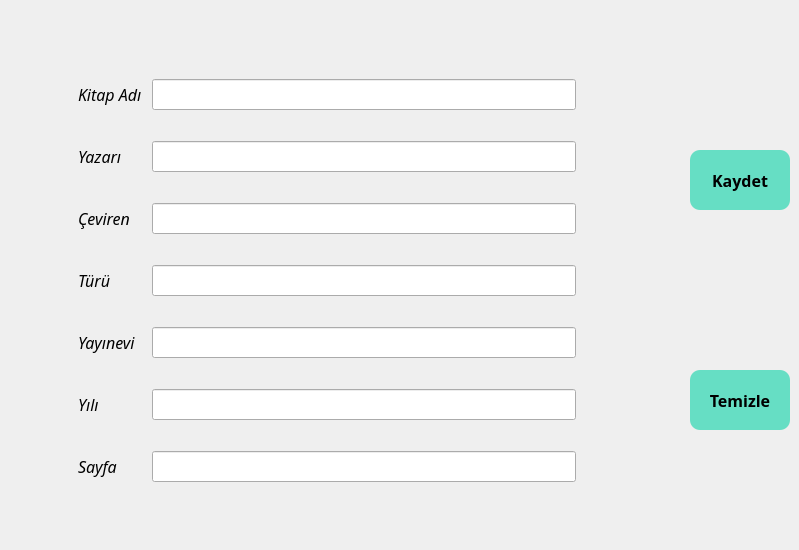
          <widget class="QWidget" name="tab_3_1">
           <property name="toolTipDuration">
            <number>-8</number>
           </property>
           <attribute name="title">
            <string>Kayıt Ekleme</string>
           </attribute>
           <widget class="QWidget" name="formLayoutWidget">
            <property name="geometry">
             <rect>
              <x>70</x>
              <y>20</y>
              <width>511</width>
              <height>521</height>
             </rect>
            </property>
            <layout class="QFormLayout" name="formLayout">
             <property name="formAlignment">
              <set>Qt::AlignLeading|Qt::AlignLeft|Qt::AlignVCenter</set>
             </property>
             <property name="horizontalSpacing">
              <number>10</number>
             </property>
             <property name="verticalSpacing">
              <number>31</number>
             </property>
             <property name="leftMargin">
              <number>8</number>
             </property>
             <property name="rightMargin">
              <number>5</number>
             </property>
             <item row="1" column="0">
              <widget class="QLabel" name="label_2">
               <property name="font">
                <font>
                 <family>Monotype Corsiva</family>
                 <pointsize>12</pointsize>
                 <italic>true</italic>
                </font>
               </property>
               <property name="text">
                <string>Kitap Adı</string>
               </property>
              </widget>
             </item>
             <item row="1" column="1">
              <widget class="QLineEdit" name="lineEdit_3_1_adi">
               <property name="font">
                <font>
                 <family>Monotype Corsiva</family>
                 <pointsize>12</pointsize>
                 <italic>true</italic>
                </font>
               </property>
              </widget>
             </item>
             <item row="2" column="0">
              <widget class="QLabel" name="label_3">
               <property name="font">
                <font>
                 <family>Monotype Corsiva</family>
                 <pointsize>12</pointsize>
                 <italic>true</italic>
                </font>
               </property>
               <property name="text">
                <string>Yazarı</string>
               </property>
              </widget>
             </item>
             <item row="2" column="1">
              <widget class="QLineEdit" name="lineEdit_3_1_yazari">
               <property name="font">
                <font>
                 <family>Monotype Corsiva</family>
                 <pointsize>12</pointsize>
                 <italic>true</italic>
                </font>
               </property>
              </widget>
             </item>
             <item row="3" column="0">
              <widget class="QLabel" name="label_4">
               <property name="font">
                <font>
                 <family>Monotype Corsiva</family>
                 <pointsize>12</pointsize>
                 <italic>true</italic>
                </font>
               </property>
               <property name="text">
                <string>Çeviren</string>
               </property>
              </widget>
             </item>
             <item row="4" column="0">
              <widget class="QLabel" name="label_5">
               <property name="font">
                <font>
                 <family>Monotype Corsiva</family>
                 <pointsize>12</pointsize>
                 <italic>true</italic>
                </font>
               </property>
               <property name="text">
                <string>Türü</string>
               </property>
              </widget>
             </item>
             <item row="5" column="0">
              <widget class="QLabel" name="label_6">
               <property name="font">
                <font>
                 <family>Monotype Corsiva</family>
                 <pointsize>12</pointsize>
                 <italic>true</italic>
                </font>
               </property>
               <property name="text">
                <string>Yayınevi</string>
               </property>
              </widget>
             </item>
             <item row="6" column="0">
              <widget class="QLabel" name="label_7">
               <property name="font">
                <font>
                 <family>Monotype Corsiva</family>
                 <pointsize>12</pointsize>
                 <italic>true</italic>
                </font>
               </property>
               <property name="text">
                <string>Yılı</string>
               </property>
              </widget>
             </item>
             <item row="7" column="0">
              <widget class="QLabel" name="label_8">
               <property name="font">
                <font>
                 <family>Monotype Corsiva</family>
                 <pointsize>12</pointsize>
                 <italic>true</italic>
                </font>
               </property>
               <property name="text">
                <string>Sayfa</string>
               </property>
              </widget>
             </item>
             <item row="3" column="1">
              <widget class="QLineEdit" name="lineEdit_3_1_ceviren">
               <property name="font">
                <font>
                 <family>Monotype Corsiva</family>
                 <pointsize>12</pointsize>
                 <italic>true</italic>
                </font>
               </property>
              </widget>
             </item>
             <item row="4" column="1">
              <widget class="QLineEdit" name="lineEdit_3_1_turu">
               <property name="font">
                <font>
                 <family>Monotype Corsiva</family>
                 <pointsize>12</pointsize>
                 <italic>true</italic>
                </font>
               </property>
              </widget>
             </item>
             <item row="5" column="1">
              <widget class="QLineEdit" name="lineEdit_3_1_yayinevi">
               <property name="font">
                <font>
                 <family>Monotype Corsiva</family>
                 <pointsize>12</pointsize>
                 <italic>true</italic>
                </font>
               </property>
              </widget>
             </item>
             <item row="6" column="1">
              <widget class="QLineEdit" name="lineEdit_3_1_yili">
               <property name="font">
                <font>
                 <family>Monotype Corsiva</family>
                 <pointsize>12</pointsize>
                 <italic>true</italic>
                </font>
               </property>
              </widget>
             </item>
             <item row="7" column="1">
              <widget class="QLineEdit" name="lineEdit_3_1_sayfa">
               <property name="font">
                <font>
                 <family>Monotype Corsiva</family>
                 <pointsize>12</pointsize>
                 <italic>true</italic>
                </font>
               </property>
              </widget>
             </item>
            </layout>
           </widget>
           <widget class="QPushButton" name="pushButton_3_1_kaydet">
            <property name="geometry">
             <rect>
              <x>690</x>
              <y>150</y>
              <width>100</width>
              <height>60</height>
             </rect>
            </property>
            <property name="sizePolicy">
             <sizepolicy hsizetype="Preferred" vsizetype="Fixed">
              <horstretch>0</horstretch>
              <verstretch>0</verstretch>
             </sizepolicy>
            </property>
            <property name="minimumSize">
             <size>
              <width>100</width>
              <height>60</height>
             </size>
            </property>
            <property name="font">
             <font>
              <family>Monotype Corsiva</family>
              <pointsize>12</pointsize>
              <weight>75</weight>
              <bold>true</bold>
             </font>
            </property>
            <property name="styleSheet">
             <string notr="true">QPushButton#pushButton_3_1_kaydet{	
background-color: rgba(6, 211, 166, 150);
border-radius:10px;}

QPushButton#pushButton_3_1_kaydet:hover{
background-color: rgba(6, 211, 166,150);
border-radius:10px;}

QPushButton#pushButton_3_1_kaydet:pressed{

background-color: rgba(0, 248, 49, 150);
padding-left:5px;
padding-top:6px;
border-radius:10px;}


</string>
            </property>
            <property name="text">
             <string>Kaydet</string>
            </property>
           </widget>
           <widget class="QPushButton" name="pushButton_3_1_temizle">
            <property name="geometry">
             <rect>
              <x>690</x>
              <y>370</y>
              <width>100</width>
              <height>60</height>
             </rect>
            </property>
            <property name="sizePolicy">
             <sizepolicy hsizetype="Preferred" vsizetype="Fixed">
              <horstretch>0</horstretch>
              <verstretch>0</verstretch>
             </sizepolicy>
            </property>
            <property name="minimumSize">
             <size>
              <width>100</width>
              <height>60</height>
             </size>
            </property>
            <property name="font">
             <font>
              <family>Monotype Corsiva</family>
              <pointsize>12</pointsize>
              <weight>75</weight>
              <bold>true</bold>
             </font>
            </property>
            <property name="styleSheet">
             <string notr="true">QPushButton#pushButton_3_1_temizle{	
background-color: rgba(6, 211, 166, 150);
border-radius:10px;}

QPushButton#pushButton_3_1_temizle:hover{
background-color: rgba(6, 211, 166,150);
border-radius:10px;}

QPushButton#pushButton_3_1_temizle:pressed{

background-color: rgba(0, 248, 49, 150);
padding-left:5px;
padding-top:6px;
border-radius:10px;}


</string>
            </property>
            <property name="text">
             <string>Temizle</string>
            </property>
           </widget>
          </widget>
